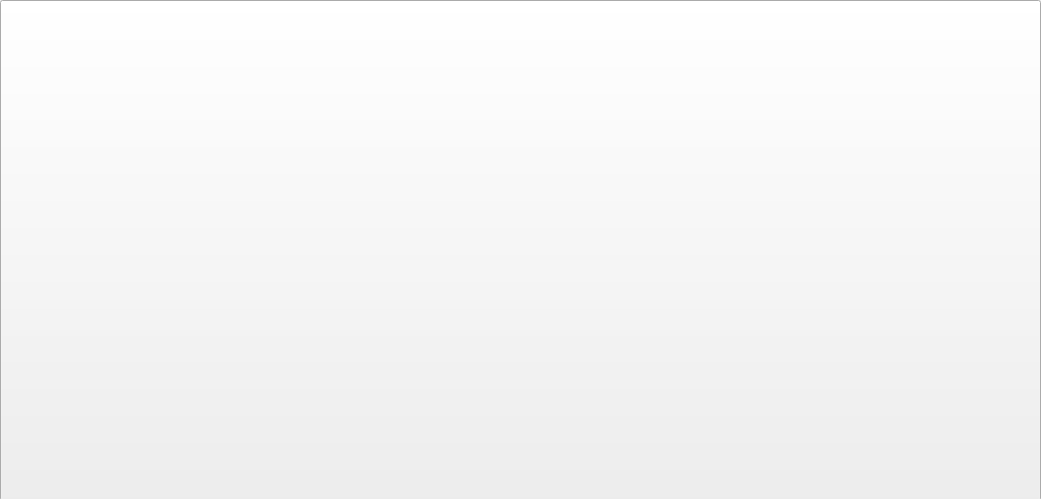
<?xml version="1.0" encoding="UTF-8"?>
<ui version="4.0">
 <class>Picture</class>
 <widget class="QWidget" name="Picture">
  <property name="geometry">
   <rect>
    <x>0</x>
    <y>0</y>
    <width>1041</width>
    <height>499</height>
   </rect>
  </property>
  <property name="windowTitle">
   <string>Form</string>
  </property>
  <property name="styleSheet">
   <string notr="true"/>
  </property>
  <widget class="QPushButton" name="pushButton">
   <property name="geometry">
    <rect>
     <x>0</x>
     <y>0</y>
     <width>1041</width>
     <height>501</height>
    </rect>
   </property>
   <property name="styleSheet">
    <string notr="true">border-image: url(:/piccc.png);</string>
   </property>
   <property name="text">
    <string/>
   </property>
  </widget>
 </widget>
 <resources/>
 <connections/>
</ui>
